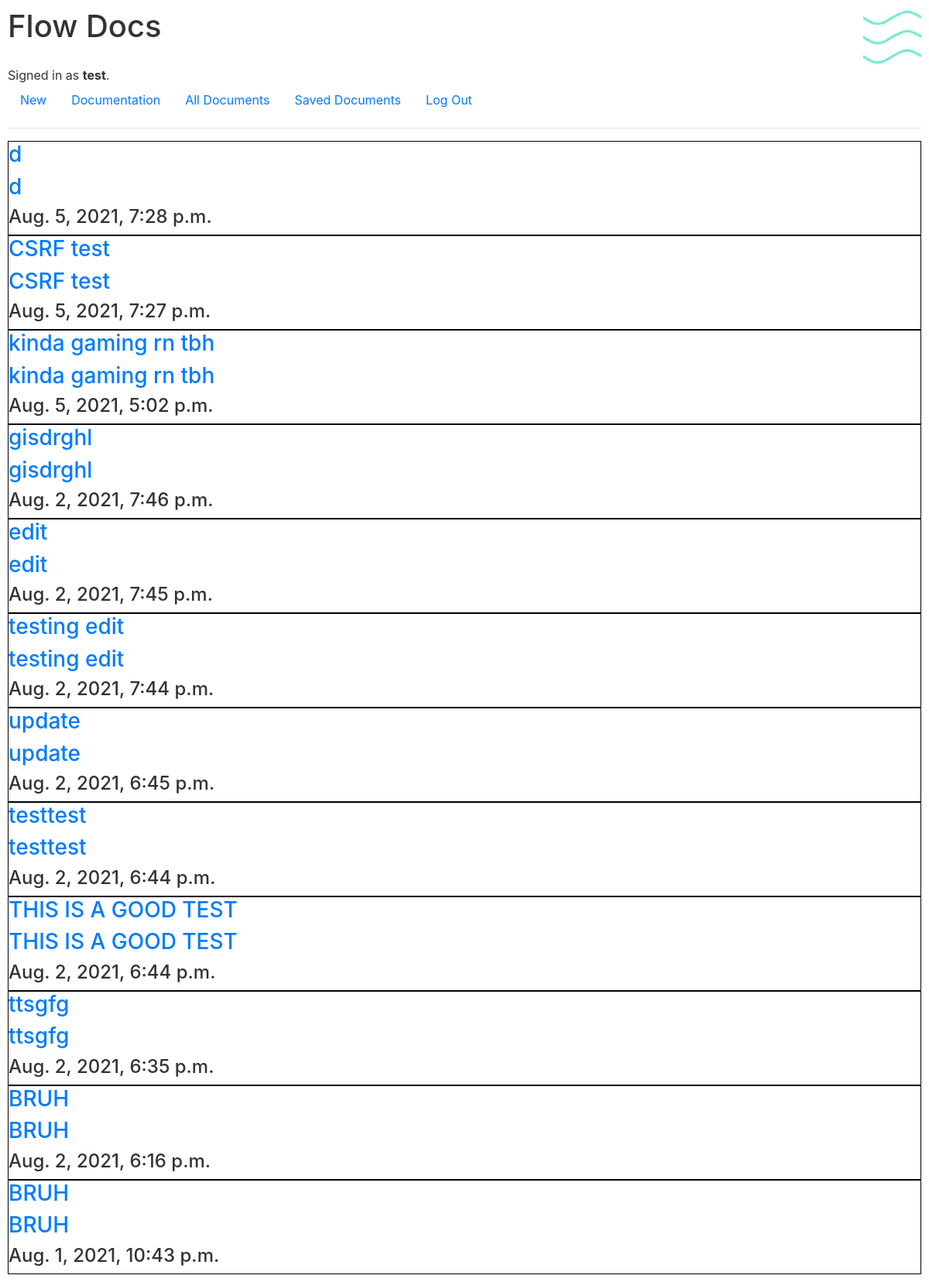
Screenshot of /saved (signed in) with the database file from the repository.
### flow_docs/models.py (models this page shows, shortened)
class User(AbstractUser):
    pass

class Document(models.Model):
    title = models.CharField(max_length = 64)
    owner = models.ForeignKey(User, on_delete = models.CASCADE)
    body = models.CharField(max_length = 10 ** 7)
    timestamp = models.DateTimeField(auto_now_add=True)

### flow_docs/views.py (the view)
# urls.py: path("saved", views.saved, name="saved"),
@login_required
def saved(request):
    saved_documents = Document.objects.filter(owner = request.user)
    saved_documents = saved_documents.order_by("-timestamp").all()
    return render(request, "flow_docs/saved.html", {
        "saved_documents" : saved_documents
    })

### flow_docs/templates/flow_docs/saved.html (shortened to what this page needs)
{% extends "flow_docs/layout.html" %}
{% block body %}
    {% for document in saved_documents %}
        <div class="document-list">
            <h3><a href="{% url 'edit' document.id%}">{{document.title}}</a></h3>
            <h3><a href="{% url 'view' document.id%}">{{document.title}}</a></h3>
            <h4>{{document.timestamp}}</h4>
        </div>
    {% endfor %}
{% endblock %}

### flow_docs/templates/flow_docs/layout.html (shortened to what this page needs)
{% load static %}
<!DOCTYPE html>
<html lang="en">
    <head>
        <link rel="stylesheet" href="https://stackpath.bootstrapcdn.com/bootstrap/4.4.1/css/bootstrap.min.css">
        <link href="{% static 'flow_docs/styles.css' %}" rel="stylesheet">
    </head>
    <body>
        <div id="header-bar">
            <div id="title-logo">
                <h1>Flow Docs</h1>
                <img src="{% static 'flow_docs\favicon.ico' %}" id="logo">
            </div>
            <div>
                {% if user.is_authenticated %}
                    Signed in as <strong>{{ user.username }}</strong>.
                {% else %}
                    Not signed in.
                {% endif %}
            </div>
            <ul class="nav">
                <li class="nav-item">
                    <a class="nav-link computer" href="{% url 'new' %}">New</a>
                </li>
                <li class="nav-item">
                    <a class="nav-link computer" href="{% url 'documentation' %}">Documentation</a>
                </li>
                {% if user.is_authenticated %}
                    <li class="nav-item">
                        <a class="nav-link" href="{% url 'all' %}">All Documents</a>
                    </li>
                    <li class="nav-item">
                        <a class="nav-link" href="{% url 'saved' %}">Saved Documents</a>
                    </li>
                    <li class="nav-item">
                        <a class="nav-link" href="{% url 'logout' %}">Log Out</a>
                    </li>
                {% endif %}
            </ul>
        </div>
        <hr>
        {% block body %}
        {% endblock %}
    </body>
</html>

### flow_docs/static/flow_docs/styles.css (style rules this page uses)
:root { --main: #FCFAF9; --secondary: #333333; --accent: #48E5C2; }
* { color: var(--secondary); z-index: 1; }
body { padding: 10px; }
.document-list { border: solid black 1px; }
#title-logo { display: flex; justify-content: space-between; }
#logo { width: 75px; height: 75px; }

### rows the page displays
User: username "test"
Document: title "d", timestamp "Aug. 5, 2021, 7:28 p.m."
Document: title "CSRF test", timestamp "Aug. 5, 2021, 7:27 p.m."
Document: title "kinda gaming rn tbh", timestamp "Aug. 5, 2021, 5:02 p.m."
Document: title "gisdrghl", timestamp "Aug. 2, 2021, 7:46 p.m."
Document: title "edit", timestamp "Aug. 2, 2021, 7:45 p.m."
Document: title "testing edit", timestamp "Aug. 2, 2021, 7:44 p.m."
Document: title "update", timestamp "Aug. 2, 2021, 6:45 p.m."
Document: title "testtest", timestamp "Aug. 2, 2021, 6:44 p.m."
Document: title "THIS IS A GOOD TEST", timestamp "Aug. 2, 2021, 6:44 p.m."
Document: title "ttsgfg", timestamp "Aug. 2, 2021, 6:35 p.m."
Document: title "BRUH", timestamp "Aug. 2, 2021, 6:16 p.m."
Document: title "BRUH", timestamp "Aug. 1, 2021, 10:43 p.m."
